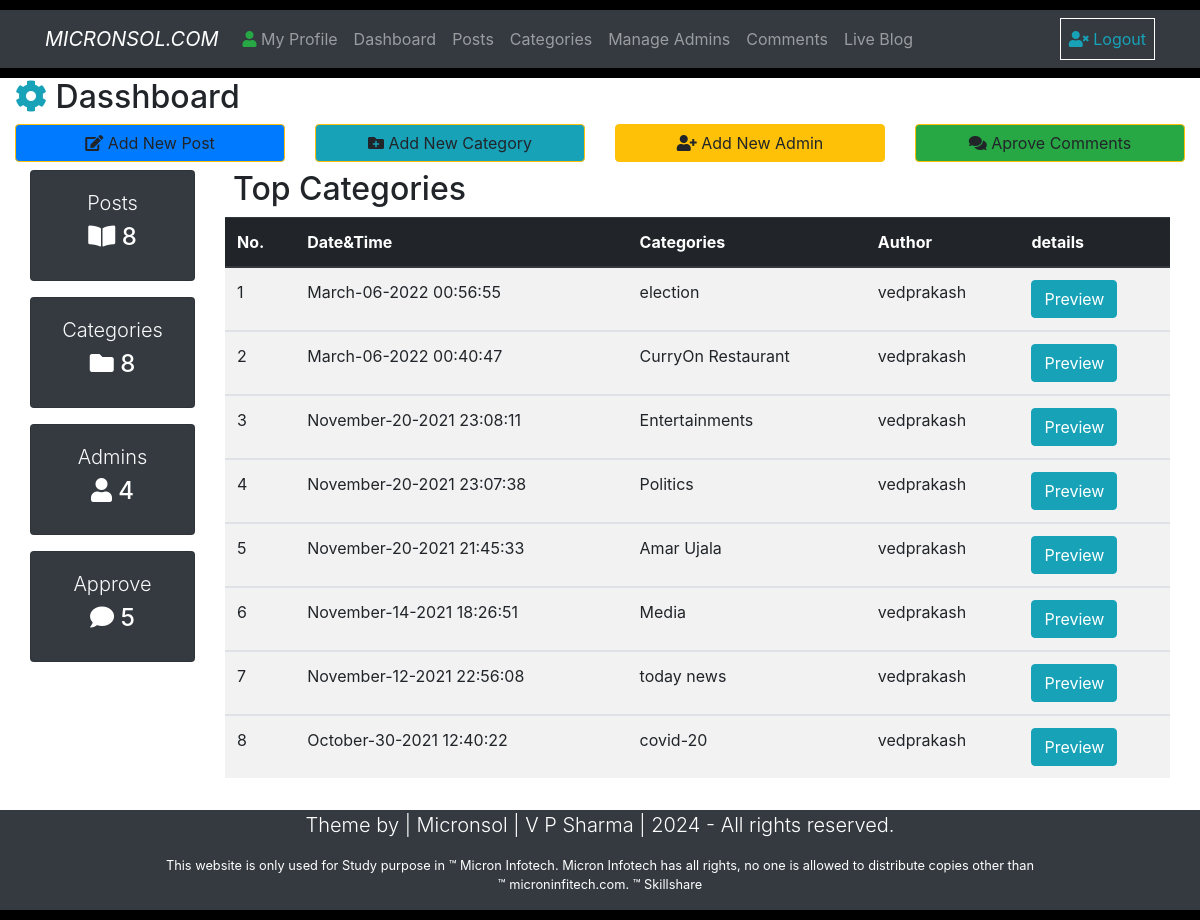
The app's page /CategoryData.php with its own data.
### tables this page shows
CREATE TABLE `category` (
  `id` int(30) NOT NULL,
  `category` varchar(50) NOT NULL,
  `author` varchar(34) NOT NULL,
  `datetime` varchar(100) NOT NULL
);

### CategoryData.php (the view, shortened to what this page needs)
<?php include("./inc/header.php");?>
<?php include("./inc/navbar.php");?>
    <div class="container-fluid">
        <h2 ><i class="fas fa-cog text-info"></i> Dasshboard</h2>
        <div class="row">
          <div class="col-lg-3 col-md-3 col-sm-6 mb-2">
             <a href="AddNewPost.php" class="btn btn-warning btn-block bg-primary"><i class="fas fa-edit "></i> Add New Post</a>
          </div>
          <div class="col-lg-3 col-md-3 col-sm-6 mb-2">
             <a href="category.php" class="btn btn-warning btn-block bg-info"><i class="fas fa-folder-plus "></i> Add New Category</a>
          </div>
          <div class="col-lg-3 col-md-3 col-sm-6 mb-2">
             <a href="AddNewAdmin.php" class="btn btn-warning btn-block bg-warning"><i class="fas fa-user-plus "></i> Add New Admin</a>
          </div>
          <div class="col-lg-3 col-md-3 col-sm-6
           mb-2">
             <a href="Dashboard.php" class="btn btn-warning btn-block bg-success"><i class="fas fa-comments "></i> Aprove Comments</a>
          </div>
       </div>
       <div class="container-fluid">
       <div class="row mb-3">
          <div class="col-lg-2 col-sm-4 col-md-2 " >
            <div class="card text-center  bg-dark text-white mb-3">
              <div class="card-body ">
                <h1 class="lead"><a href="PostData.php" class="text-decoration-none text-light"> Posts</a></h1>
                <h4 class=""><i class="fa fa-book-open"></i> <?php TotalPosts(); ?>  </h4>
              </div>
            </div>
            <div class="card text-center  bg-dark text-white mb-3">
              <div class="card-body ">
                <h1 class="lead"><a href="CategoryData.php" class="text-decoration-none text-light">Categories</a></h1>
                <h4 class=""><i class="fa fa-folder"></i> <?php  TotalCotegories(); ?></h4>
              </div>
            </div>
            <div class="card text-center  bg-dark text-white mb-3">
              <div class="card-body ">
                <h1 class="lead"><a href="AdminsData.php" class="text-decoration-none text-light">Admins</a></h1>
                <h4 class=""><i class="fa fa-user"></i> <?php TotalAdmins(); ?></h4>
              </div>
            </div>
            <div class="card text-center  bg-dark text-white mb-3">
              <div class="card-body ">
                <h1 class="lead"><a href="CommentData.php"  class="text-decoration-none text-light">Approve</a></h1>
                <h4 class=""><i class="fa fa-comment"></i>  <?php TotalComments(); ?></h4>
              </div>
            </div>
          </div>
          <div class="col-lg-10 col-md-10 col-sm-8" >
          <h2 class="ml-2 text">Top Categories</h2>
            <div class="row ">
              <div class="col-lg-12">
              <table class="table table-striped table-hover">
        <thead class="thead-dark">
          <tr>
            <th>No. </th>
            <th>Date&Time</th>
            <th>Categories</th>
            <th>Author</th>
            <th>details</th>
          </tr>
        </thead>
      <?php
      global $ConnectingDB;
      $sql = "SELECT * FROM category ORDER BY id desc";
      $Execute =$ConnectingDB->query($sql);
      $SrNo = 0;
      while ($DataRows=$Execute->fetch()) {
        $AdminId = $DataRows["id"];
        $Category_DateTime = $DataRows["datetime"];
        $Category_Title =$DataRows['category'];
        $Category_Auther = $DataRows["author"];
        $SrNo++;
      ?>
      <tbody>
        <tr>
          <td><?php echo htmlentities($SrNo); ?></td>
          <td><?php echo htmlentities($Category_DateTime); ?></td>
          <td><?php echo htmlentities($Category_Title); ?></td>
          <td><?php echo htmlentities($Category_Auther); ?></td>
          <td> <a href="fullpost.php?id=<?php echo $AdminId;?>" target="_blank"><span class="btn btn-info">Preview</span></a></td>
      </tr>
      </tbody>
      <?php } ?>
      </table>
              </div>
            </div>
          </div>
        </div>
       </div>
    </div>
<?php include("./inc/footer.php");?>

### records on screen
category: datetime "March-06-2022 00:56:55", category "election", author "vedprakash"
category: datetime "March-06-2022 00:40:47", category "CurryOn Restaurant", author "vedprakash"
category: datetime "November-20-2021 23:08:11", category "Entertainments", author "vedprakash"
category: datetime "November-20-2021 23:07:38", category "Politics", author "vedprakash"
category: datetime "November-20-2021 21:45:33", category "Amar Ujala", author "vedprakash"
category: datetime "November-14-2021 18:26:51", category "Media", author "vedprakash"
category: datetime "November-12-2021 22:56:08", category "today news", author "vedprakash"
category: datetime "October-30-2021 12:40:22", category "covid-20", author "vedprakash"

### other values on screen
$TotalPosts "8"
$TotalCategory "8"
$TotalAdmins "4"
$TotalComments "5"
